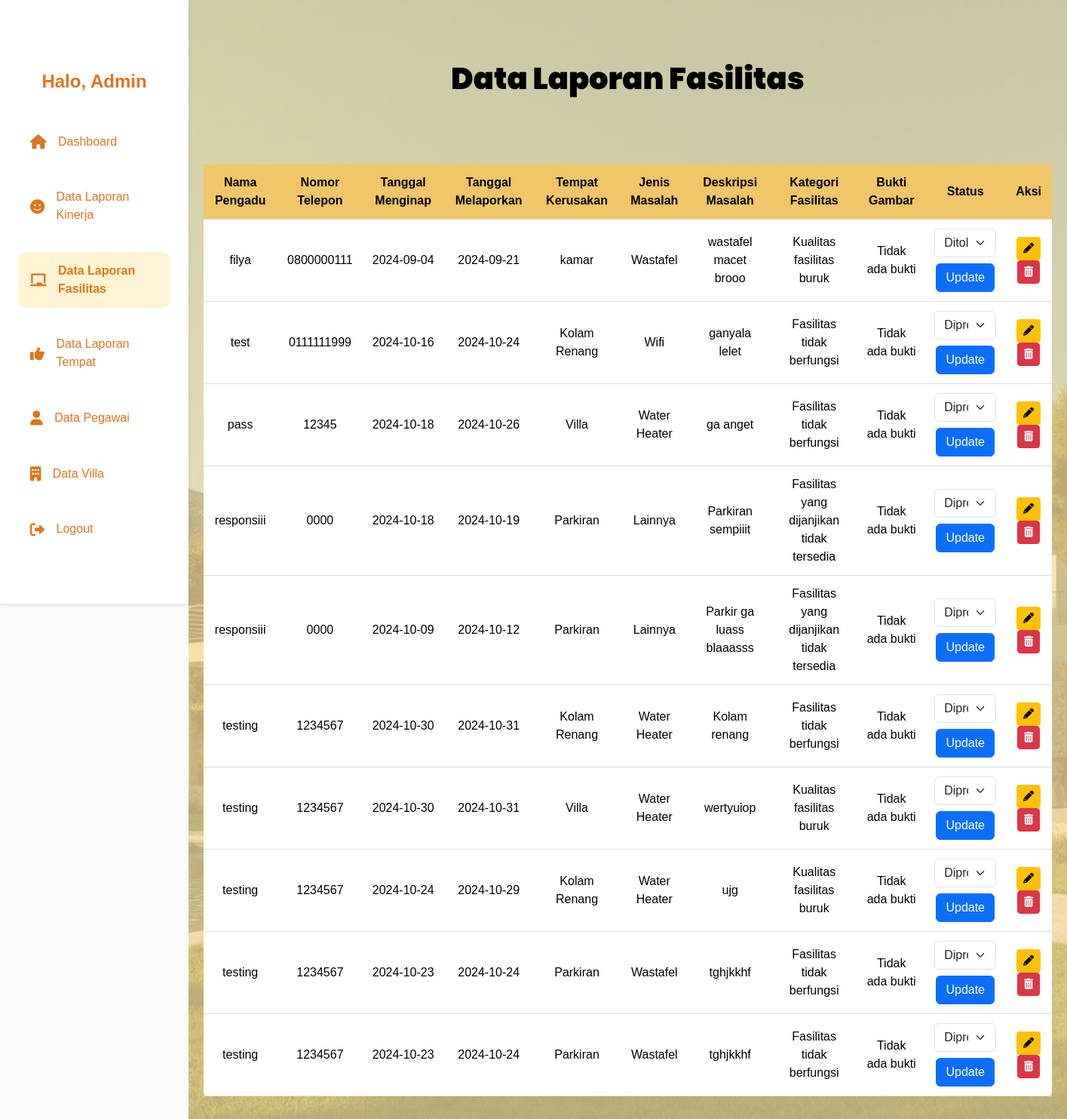
The page /DashbordFasilitas.php on the database as committed earlier.
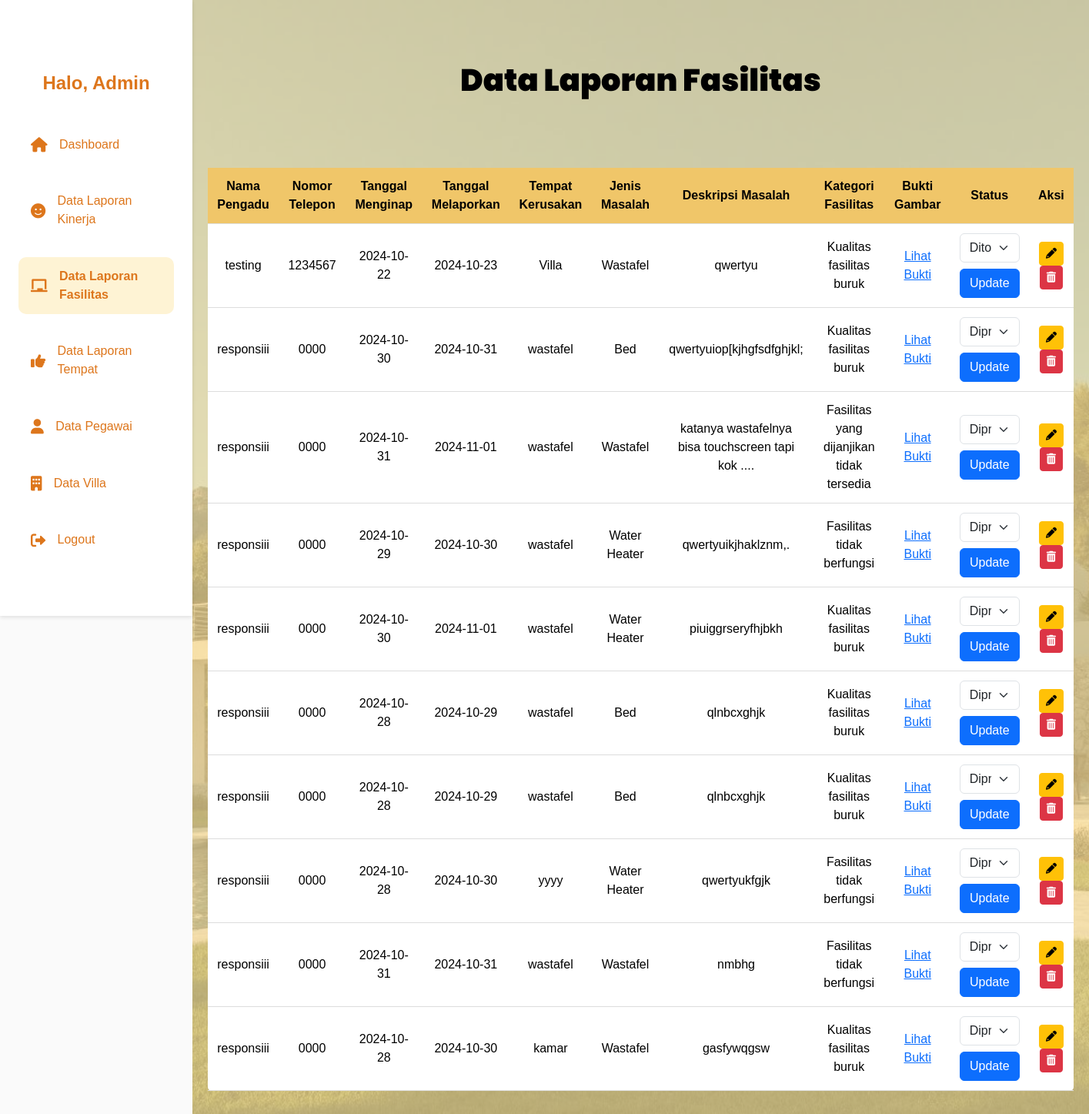
The same page on the database as committed later.
### tables this page shows
CREATE TABLE `fasilitas` (
  `nama_pengadu` varchar(255) NOT NULL,
  `no_telepon_pengadu` varchar(15) NOT NULL,
  `tanggal_menginap` date NOT NULL,
  `tanggal_melaporkan` date NOT NULL,
  `tempat_kerusakan` text NOT NULL,
  `jenis_masalah` enum('Wifi','Air Conditioner','Water Heater','Wastafel','Bed','Lainnya') NOT NULL,
  `deskripsi_masalah_fasilitas` text NOT NULL,
  `pilih_kategori_fasilitas` enum('Fasilitas yang dijanjikan tidak tersedia','Fasilitas tidak berfungsi','Kualitas fasilitas buruk','Lainnya') NOT NULL,
  `bukti_gambar` varchar(255) DEFAULT NULL,
  `id_pengaduan` int(11) NOT NULL,
  `status` enum('Diterima','Ditolak','Diproses') DEFAULT 'Diproses'
);

### DashbordFasilitas.php (the view, shortened to what the changed rows need)
<?php
$servername = "localhost";
$username = "root";
$password = "";
$dbname = "filya_suite";
$conn = new mysqli($servername, $username, $password, $dbname);
$limit = 10;
$page = isset($_GET['page']) ? (int) $_GET['page'] : 1;
$page = max($page, 1);
$offset = ($page - 1) * $limit;
$sql = "SELECT * FROM fasilitas LIMIT $limit OFFSET $offset";
$result = $conn->query($sql);
?>
<!DOCTYPE html>
<html lang="en">
<head>
    <link rel="stylesheet" href="https://cdnjs.cloudflare.com/ajax/libs/font-awesome/6.0.0-beta3/css/all.min.css">
    <link href="https://cdn.jsdelivr.net/npm/bootstrap@5.3.0-alpha1/dist/css/bootstrap.min.css" rel="stylesheet">
</head>
<body>
    <div class="sidebar">
        <div class="sidebar-header">
            <h2>Halo, Admin</h2>
        </div>
    </div>
    <div class="main-content">
        <h1><strong>Data Laporan Fasilitas</strong></h1>
        <div class="table-responsive">
            <table>
                <thead>
                    <tr>
                        <th>Nama Pengadu</th>
                        <th>Nomor Telepon</th>
                        <th>Tanggal Menginap</th>
                        <th>Tanggal Melaporkan</th>
                        <th>Tempat Kerusakan</th>
                        <th>Jenis Masalah</th>
                        <th>Deskripsi Masalah</th>
                        <th>Kategori Fasilitas</th>
                        <th>Bukti Gambar</th>
                        <th>Status</th>
                        <th>Aksi</th>
                    </tr>
                </thead>
                <tbody>
                    <?php if (isset($result) && $result->num_rows > 0): ?>
                        <?php while ($fasilitas = $result->fetch_assoc()): ?>
                            <tr>
                                <td><?php echo isset($fasilitas['nama_pengadu']) ? $fasilitas['nama_pengadu'] : ''; ?></td>
                                <td><?php echo isset($fasilitas['no_telepon_pengadu']) ? $fasilitas['no_telepon_pengadu'] : ''; ?>
                                </td>
                                <td><?php echo isset($fasilitas['tanggal_menginap']) ? $fasilitas['tanggal_menginap'] : ''; ?>
                                </td>
                                <td><?php echo isset($fasilitas['tanggal_melaporkan']) ? $fasilitas['tanggal_melaporkan'] : ''; ?>
                                </td>
                                <td><?php echo isset($fasilitas['tempat_kerusakan']) ? $fasilitas['tempat_kerusakan'] : ''; ?>
                                </td>
                                <td><?php echo isset($fasilitas['jenis_masalah']) ? $fasilitas['jenis_masalah'] : ''; ?></td>
                                <td><?php echo isset($fasilitas['deskripsi_masalah_fasilitas']) ? $fasilitas['deskripsi_masalah_fasilitas'] : ''; ?>
                                </td>
                                <td><?php echo isset($fasilitas['pilih_kategori_fasilitas']) ? htmlspecialchars($fasilitas['pilih_kategori_fasilitas']) : ''; ?>
                                </td>
                                <td>
                                    <?php if (!empty($fasilitas['bukti_gambar'])): ?>
                                        <a href="<?php echo htmlspecialchars($fasilitas['bukti_gambar']); ?>" target="_blank">Lihat
                                            Bukti</a>
                                    <?php else: ?>
                                        Tidak ada bukti
                                    <?php endif; ?>
                                </td>
                                <td>
                                    <form method="POST" action="">
                                        <select name="status" class="form-select">
                                            <option value="Ditolak" <?php echo ($fasilitas['status'] == 'Ditolak') ? 'selected' : ''; ?>>Ditolak</option>
                                            <option value="Diproses" <?php echo ($fasilitas['status'] == 'Diproses') ? 'selected' : ''; ?>>Diproses</option>
                                        </select>
                                        <button type="submit" name="update_status" class="btn btn-primary mt-2">Update</button>
                                    </form>
                                </td>
                                <td>
                                    <a href="proses_fasilitas/edit.php?id=<?php echo $fasilitas['id_pengaduan']; ?>"
                                        class="btn btn-warning btn-sm">
                                        <i class="fas fa-pencil-alt"></i>
                                    </a>
                                    <a href="proses_fasilitas/delete.php?id=<?php echo $fasilitas['id_pengaduan']; ?>"
                                        class="btn btn-danger btn-sm"
                                        onclick="return confirm('Apakah Anda yakin ingin menghapus data ini?')">
                                        <i class="fas fa-trash-alt"></i>
                                    </a>
                                </td>
                            </tr>
                        <?php endwhile; ?>
                    <?php else: ?>
                        <tr>
                            <td colspan="10">Tidak ada data ditemukan</td>
                        </tr>
                    <?php endif; ?>
                </tbody>
            </table>
        </div>
    </div>
</body>
</html>

Rows that differ between the two databases and show on the page:
removed fasilitas: nama_pengadu "filya", no_telepon_pengadu "0800000111", tanggal_menginap "2024-09-04", tanggal_melaporkan "2024-09-21", tempat_kerusakan "kamar", jenis_masalah "Wastafel", deskripsi_masalah_fasilitas "wastafel macet brooo", pilih_kategori_fasilitas "Kualitas fasilitas buruk", shows "Tidak ada bukti", status "Ditolak"
removed fasilitas: nama_pengadu "test", no_telepon_pengadu "0111111999", tanggal_menginap "2024-10-16", tanggal_melaporkan "2024-10-24", tempat_kerusakan "Kolam Renang", jenis_masalah "Wifi", deskripsi_masalah_fasilitas "ganyala lelet", pilih_kategori_fasilitas "Fasilitas tidak berfungsi", shows "Tidak ada bukti", status "Diproses"
removed fasilitas: nama_pengadu "pass", no_telepon_pengadu "12345", tanggal_menginap "2024-10-18", tanggal_melaporkan "2024-10-26", tempat_kerusakan "Villa", jenis_masalah "Water Heater", deskripsi_masalah_fasilitas "ga anget", pilih_kategori_fasilitas "Fasilitas tidak berfungsi", shows "Tidak ada bukti", status "Diproses"
removed fasilitas: nama_pengadu "responsiii", no_telepon_pengadu "0000", tanggal_menginap "2024-10-18", tanggal_melaporkan "2024-10-19", tempat_kerusakan "Parkiran", jenis_masalah "Lainnya", deskripsi_masalah_fasilitas "Parkiran sempiiit", pilih_kategori_fasilitas "Fasilitas yang dijanjikan tidak tersedia", shows "Tidak ada bukti", status "Diproses"
removed fasilitas: nama_pengadu "responsiii", no_telepon_pengadu "0000", tanggal_menginap "2024-10-09", tanggal_melaporkan "2024-10-12", tempat_kerusakan "Parkiran", jenis_masalah "Lainnya", deskripsi_masalah_fasilitas "Parkir ga luass blaaasss", pilih_kategori_fasilitas "Fasilitas yang dijanjikan tidak tersedia", shows "Tidak ada bukti", status "Diproses"
removed fasilitas: nama_pengadu "testing", no_telepon_pengadu "1234567", tanggal_menginap "2024-10-30", tanggal_melaporkan "2024-10-31", tempat_kerusakan "Kolam Renang", jenis_masalah "Water Heater", deskripsi_masalah_fasilitas "Kolam renang", pilih_kategori_fasilitas "Fasilitas tidak berfungsi", shows "Tidak ada bukti", status "Diproses"
removed fasilitas: nama_pengadu "testing", no_telepon_pengadu "1234567", tanggal_menginap "2024-10-30", tanggal_melaporkan "2024-10-31", tempat_kerusakan "Villa", jenis_masalah "Water Heater", deskripsi_masalah_fasilitas "wertyuiop", pilih_kategori_fasilitas "Kualitas fasilitas buruk", shows "Tidak ada bukti", status "Diproses"
removed fasilitas: nama_pengadu "testing", no_telepon_pengadu "1234567", tanggal_menginap "2024-10-24", tanggal_melaporkan "2024-10-29", tempat_kerusakan "Kolam Renang", jenis_masalah "Water Heater", deskripsi_masalah_fasilitas "ujg", pilih_kategori_fasilitas "Kualitas fasilitas buruk", shows "Tidak ada bukti", status "Diproses"
removed fasilitas: nama_pengadu "testing", no_telepon_pengadu "1234567", tanggal_menginap "2024-10-23", tanggal_melaporkan "2024-10-24", tempat_kerusakan "Parkiran", jenis_masalah "Wastafel", deskripsi_masalah_fasilitas "tghjkkhf", pilih_kategori_fasilitas "Fasilitas tidak berfungsi", shows "Tidak ada bukti", status "Diproses"
removed fasilitas: nama_pengadu "testing", no_telepon_pengadu "1234567", tanggal_menginap "2024-10-23", tanggal_melaporkan "2024-10-24", tempat_kerusakan "Parkiran", jenis_masalah "Wastafel", deskripsi_masalah_fasilitas "tghjkkhf", pilih_kategori_fasilitas "Fasilitas tidak berfungsi", shows "Tidak ada bukti", status "Diproses"
now on this page (row edited): fasilitas: nama_pengadu "testing", no_telepon_pengadu "1234567", tanggal_menginap "2024-10-22", tanggal_melaporkan "2024-10-23", tempat_kerusakan "Villa", jenis_masalah "Wastafel", deskripsi_masalah_fasilitas "qwertyu", pilih_kategori_fasilitas "Kualitas fasilitas buruk", status "Ditolak"
now on this page (row unchanged): fasilitas: nama_pengadu "responsiii", no_telepon_pengadu "0000", tanggal_menginap "2024-10-30", tanggal_melaporkan "2024-10-31", tempat_kerusakan "wastafel", jenis_masalah "Bed", deskripsi_masalah_fasilitas "qwertyuiop[kjhgfsdfghjkl;", pilih_kategori_fasilitas "Kualitas fasilitas buruk", status "Diproses"
now on this page (row unchanged): fasilitas: nama_pengadu "responsiii", no_telepon_pengadu "0000", tanggal_menginap "2024-10-31", tanggal_melaporkan "2024-11-01", tempat_kerusakan "wastafel", jenis_masalah "Wastafel", deskripsi_masalah_fasilitas "katanya wastafelnya bisa touchscreen tapi kok ....", pilih_kategori_fasilitas "Fasilitas yang dijanjikan tidak tersedia", status "Diproses"
now on this page (row unchanged): fasilitas: nama_pengadu "responsiii", no_telepon_pengadu "0000", tanggal_menginap "2024-10-29", tanggal_melaporkan "2024-10-30", tempat_kerusakan "wastafel", jenis_masalah "Water Heater", deskripsi_masalah_fasilitas "qwertyuikjhaklznm,.", pilih_kategori_fasilitas "Fasilitas tidak berfungsi", status "Diproses"
now on this page (row unchanged): fasilitas: nama_pengadu "responsiii", no_telepon_pengadu "0000", tanggal_menginap "2024-10-30", tanggal_melaporkan "2024-11-01", tempat_kerusakan "wastafel", jenis_masalah "Water Heater", deskripsi_masalah_fasilitas "piuiggrseryfhjbkh", pilih_kategori_fasilitas "Kualitas fasilitas buruk", status "Diproses"
now on this page (row unchanged): fasilitas: nama_pengadu "responsiii", no_telepon_pengadu "0000", tanggal_menginap "2024-10-28", tanggal_melaporkan "2024-10-29", tempat_kerusakan "wastafel", jenis_masalah "Bed", deskripsi_masalah_fasilitas "qlnbcxghjk", pilih_kategori_fasilitas "Kualitas fasilitas buruk", status "Diproses"
now on this page (row unchanged): fasilitas: nama_pengadu "responsiii", no_telepon_pengadu "0000", tanggal_menginap "2024-10-28", tanggal_melaporkan "2024-10-29", tempat_kerusakan "wastafel", jenis_masalah "Bed", deskripsi_masalah_fasilitas "qlnbcxghjk", pilih_kategori_fasilitas "Kualitas fasilitas buruk", status "Diproses"
now on this page (row unchanged): fasilitas: nama_pengadu "responsiii", no_telepon_pengadu "0000", tanggal_menginap "2024-10-28", tanggal_melaporkan "2024-10-30", tempat_kerusakan "yyyy", jenis_masalah "Water Heater", deskripsi_masalah_fasilitas "qwertyukfgjk", pilih_kategori_fasilitas "Fasilitas tidak berfungsi", status "Diproses"
now on this page (row unchanged): fasilitas: nama_pengadu "responsiii", no_telepon_pengadu "0000", tanggal_menginap "2024-10-31", tanggal_melaporkan "2024-10-31", tempat_kerusakan "wastafel", jenis_masalah "Wastafel", deskripsi_masalah_fasilitas "nmbhg", pilih_kategori_fasilitas "Fasilitas tidak berfungsi", status "Diproses"
now on this page (row unchanged): fasilitas: nama_pengadu "responsiii", no_telepon_pengadu "0000", tanggal_menginap "2024-10-28", tanggal_melaporkan "2024-10-30", tempat_kerusakan "kamar", jenis_masalah "Wastafel", deskripsi_masalah_fasilitas "gasfywqgsw", pilih_kategori_fasilitas "Kualitas fasilitas buruk", status "Diproses"
